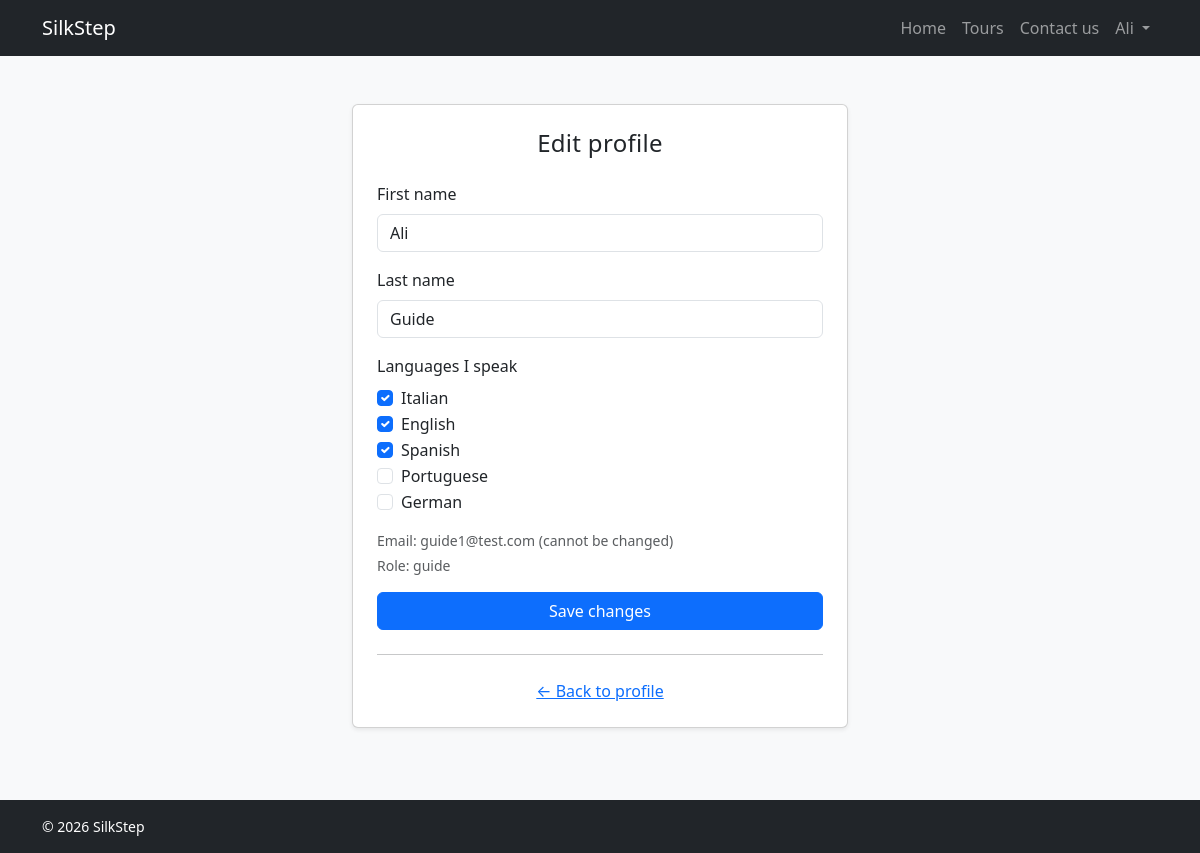
/profile/edit (signed in), run on the app's committed database.
### tables this page shows
CREATE TABLE users (
    id INTEGER PRIMARY KEY AUTOINCREMENT,
    name TEXT NOT NULL,
    surname TEXT NOT NULL,
    email TEXT NOT NULL UNIQUE,
    password TEXT NOT NULL,
    role TEXT NOT NULL CHECK(role IN ('guide', 'participant', 'admin'))
);

### app.py (the view, shortened to what this page needs)
@app.route("/profile/edit", methods=["GET", "POST"])
def edit_profile():
    if not current_user.is_authenticated:
        return redirect(url_for("login"))
    is_guide = current_user.role == "guide"
    selected = users_dao.get_user_languages(current_user.id) if is_guide else []
    return render_template(
        "edit_profile.html",
        user=current_user,
        available_languages=AVAILABLE_LANGUAGES,
        selected_languages=selected,
    )

### app.py (called while the page is built)
@login_manager.user_loader
def load_user(user_id):
    row = users_dao.get_user_by_id(int(user_id))
    return User(row) if row else None

### users_dao.py (called while the page is built)
def get_user_by_id(user_id):
    conn = sqlite3.connect("silkstep.db")
    conn.row_factory = sqlite3.Row
    row = conn.execute("SELECT * FROM users WHERE id = ?", (user_id,)).fetchone()
    conn.close()
    return row

def get_user_languages(user_id):
    conn = sqlite3.connect("silkstep.db")
    rows = conn.execute(
        "SELECT language FROM user_languages WHERE user_id = ? ORDER BY language",
        (user_id,),
    ).fetchall()
    conn.close()
    return [row[0] for row in rows]

### templates/edit_profile.html (shortened to what this page needs)
{% extends "base.html" %}
{% block content %}
<section class="container py-5 mw-520">
  <div class="card shadow-sm">
    <div class="card-body p-4">
      <h1 class="h4 mb-4 text-center">Edit profile</h1>
      <form method="POST" action="{{ url_for('edit_profile') }}">
        <div class="mb-3">
          <label class="form-label">First name</label>
          <input type="text" name="txt_name" class="form-control"
                 value="{{ user.name }}" required>
        </div>
        <div class="mb-3">
          <label class="form-label">Last name</label>
          <input type="text" name="txt_surname" class="form-control"
                 value="{{ user.surname }}" required>
        </div>
        {% if user.role == 'guide' %}
        <div class="mb-3">
          <label class="form-label">Languages I speak</label>
          {% for lang in available_languages %}
          <div class="form-check">
            <input class="form-check-input" type="checkbox" name="txt_languages"
                   value="{{ lang }}" id="edit_lang_{{ loop.index }}"
                   {% if lang in (selected_languages or []) %}checked{% endif %}>
            <label class="form-check-label" for="edit_lang_{{ loop.index }}">{{ lang }}</label>
          </div>
          {% endfor %}
        </div>
        {% endif %}
        <p class="text-muted small mb-1">Email: {{ user.email }} (cannot be changed)</p>
        <p class="text-muted small mb-3">Role: {{ user.role }}</p>
        <button type="submit" class="btn btn-primary w-100">Save changes</button>
      </form>
      <hr class="my-4">
      <p class="text-center mb-0">
        <a href="{{ url_for('profile') }}">← Back to profile</a>
      </p>
    </div>
  </div>
</section>
{% endblock %}

### templates/base.html (shortened to what this page needs)
<!DOCTYPE html>
<html lang="en">
<head>
  <link href="https://cdn.jsdelivr.net/npm/bootstrap@5.3.0/dist/css/bootstrap.min.css" rel="stylesheet">
  <link rel="stylesheet" href="{{ url_for('static', filename='css/style.css') }}">
</head>
<body>
  <nav class="navbar navbar-expand-lg navbar-dark bg-dark">
    <div class="container">
      <a class="navbar-brand" href="{{ url_for('home') }}">SilkStep</a>
      <div class="collapse navbar-collapse" id="mainNav">
        <ul class="navbar-nav ms-auto align-items-lg-center">
          <li class="nav-item">
            <a class="nav-link" href="{{ url_for('home') }}">Home</a>
          </li>
          <li class="nav-item">
            <a class="nav-link" href="{{ url_for('tours') }}">Tours</a>
          </li>
          <li class="nav-item">
            <a class="nav-link" href="{{ url_for('contact') }}">Contact us</a>
          </li>
          {% if current_user.is_authenticated %}
          <li class="nav-item dropdown">
            <a class="nav-link dropdown-toggle" href="#" role="button"
               data-bs-toggle="dropdown" aria-expanded="false">
              {{ current_user.name }}
            </a>
          </li>
          {% else %}
          <li class="nav-item">
            <a class="nav-link" href="{{ url_for('login') }}">Login</a>
          </li>
          {% endif %}
        </ul>
      </div>
    </div>
  </nav>
  <main>
    {% block content %}{% endblock %}
  </main>
  <footer class="bg-dark text-white py-3 mt-4">
    <div class="container small">&copy; 2026 SilkStep</div>
  </footer>
</body>
</html>

### static/css/style.css (style rules this page uses)
body { background-color: #f8f9fa; color: #212529; }
h1 { font-weight: 700; letter-spacing: 0.3px; }
.mw-520 { max-width: 520px; }

### data on the page
users: name "Ali", txt_name "Ali", txt_surname "Guide", email "guide1@test.com", role "guide"

### other printed values
{{ lang }} "Italian" "English" "Spanish" "Portuguese" "German"
